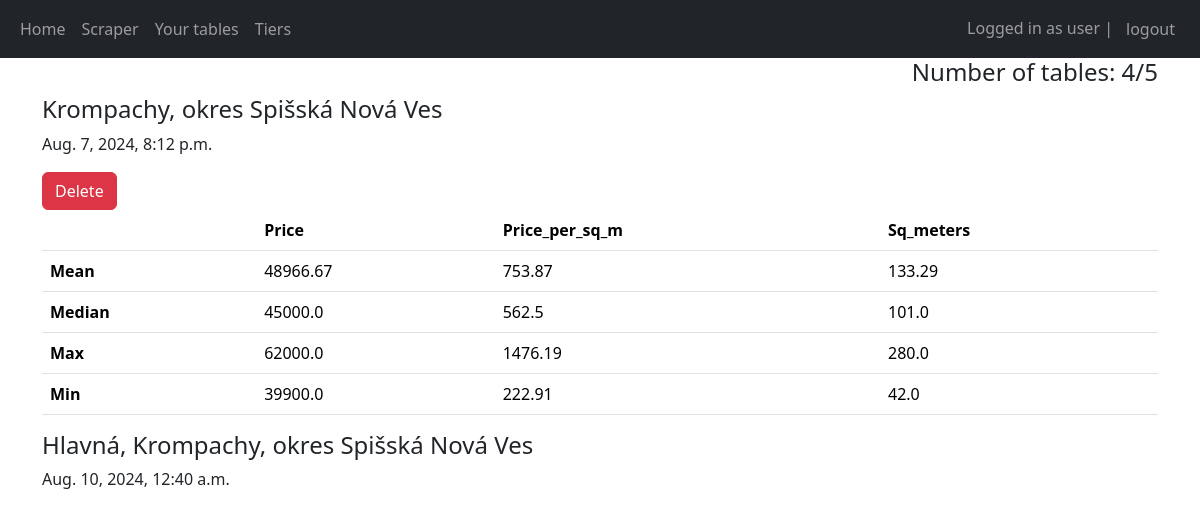
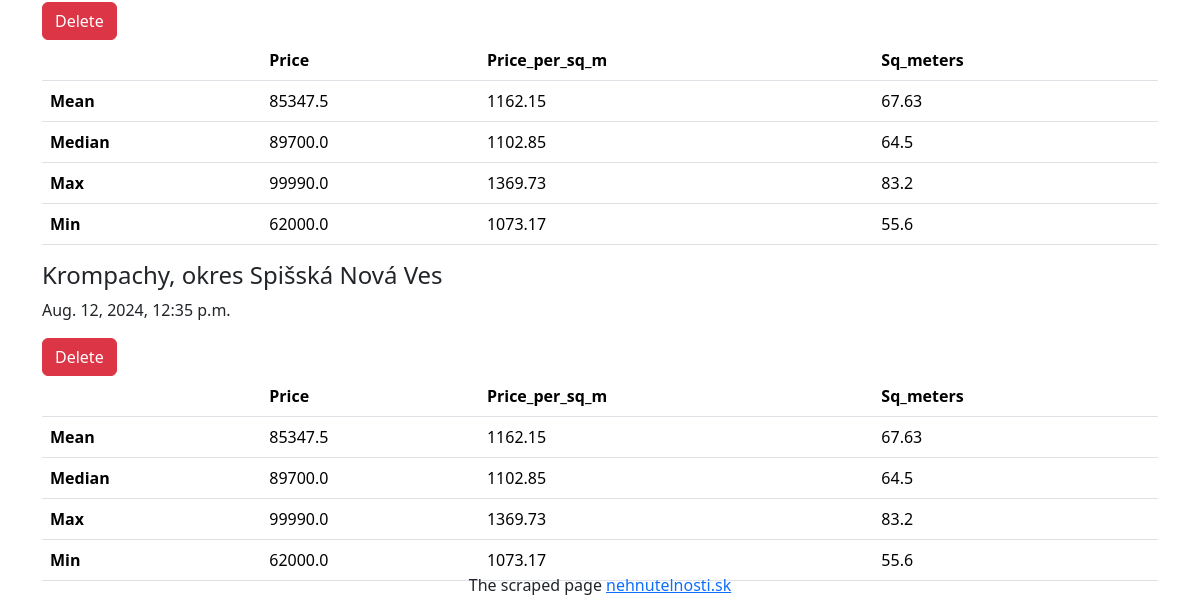
Page /tables (signed in) on the earlier database version (2 pictures, top to bottom).
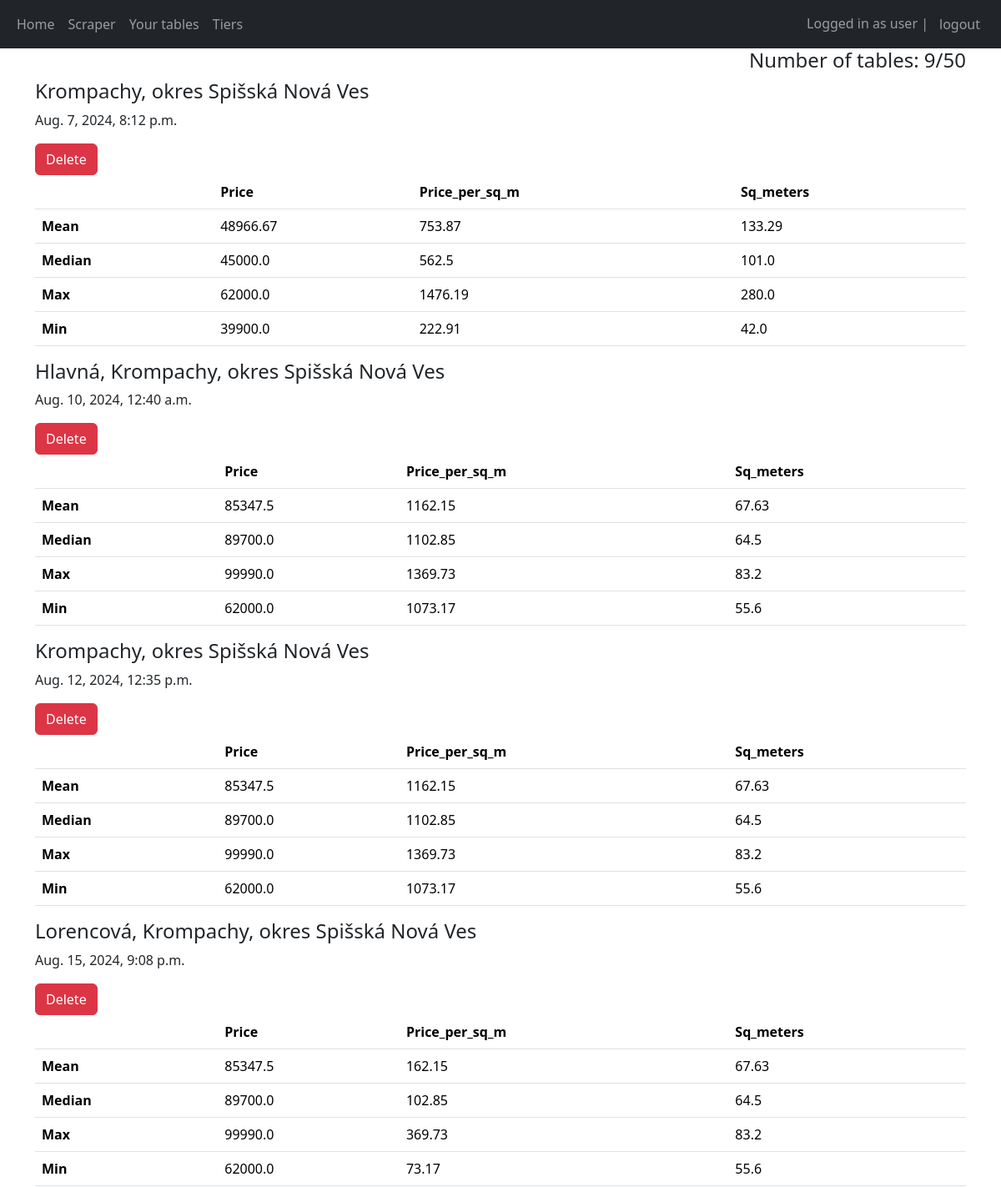
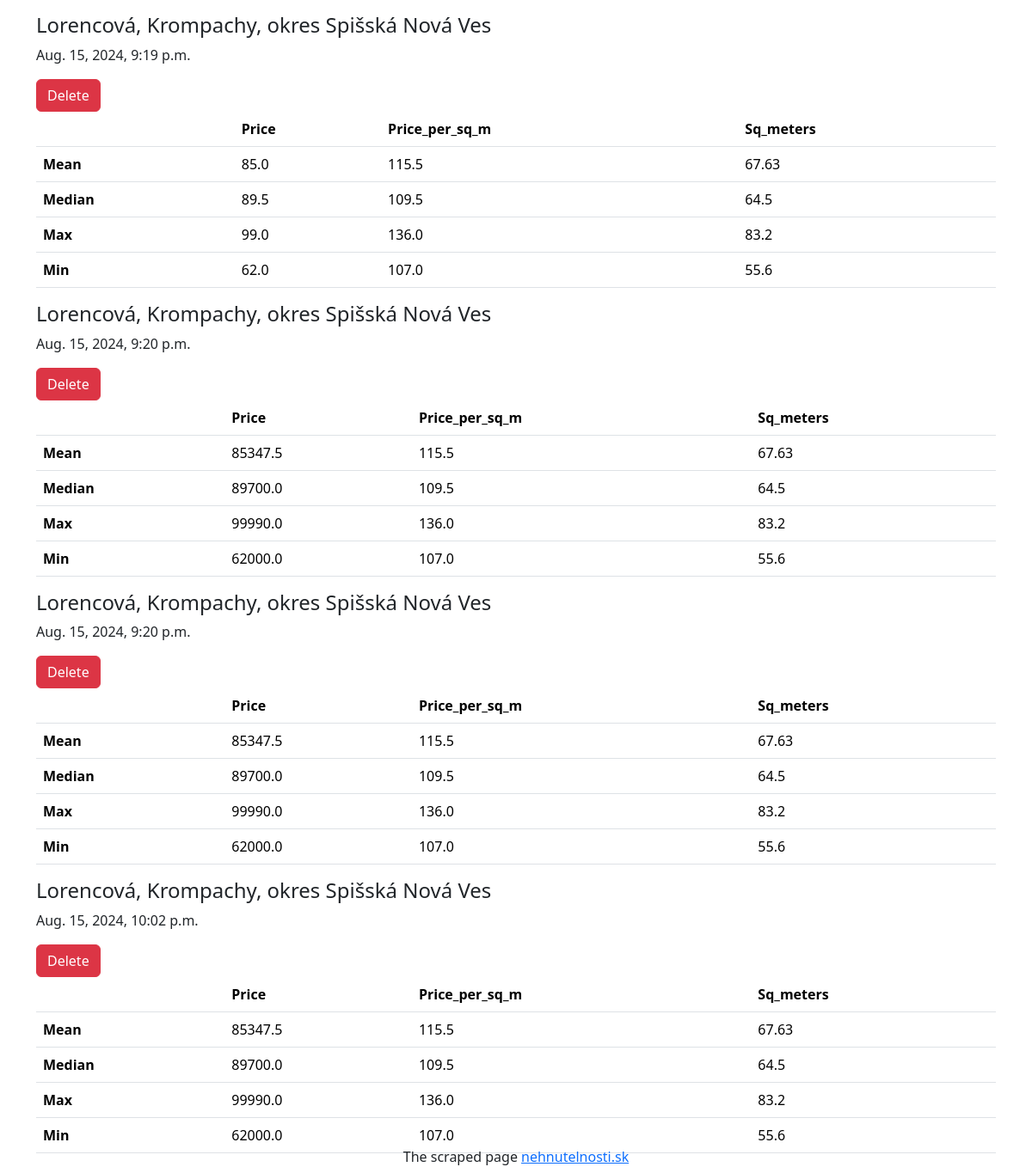
Same page on the later database version (2 pictures, top to bottom).
### scraper_integration/models.py (models this page shows)
class AnalysedData(models.Model):
    table = models.ForeignKey(TableInfo, on_delete=models.CASCADE)
    avg_price = models.FloatField(null=True)
    avg_price_per_sqm = models.FloatField(null=True)
    avg_sq_meter = models.FloatField(null=True)
    min_price = models.FloatField(null=True)
    min_price_per_sqm = models.FloatField(null=True)
    min_sq_meter = models.FloatField(null=True)
    max_price = models.FloatField(null=True)
    max_price_per_sqm = models.FloatField(null=True)
    max_sq_meter = models.FloatField(null=True)
    median_price = models.FloatField(null=True)
    median_price_per_sqm = models.FloatField(null=True)
    median_sq_meter = models.FloatField(null=True)

class TableInfo(models.Model):
    owner = models.ForeignKey(User, on_delete=models.CASCADE)
    name = models.CharField(max_length=100)
    creation_date = models.DateTimeField(auto_now_add=True)

### scraper_integration/views.py (the view)
# urls.py: path('tables', views.view_tables, name='view_tables'),
@login_required(login_url='login')
def view_tables(request):
    if request.method == "POST":
        table_id = request.POST.get('table-id')
        if table_id:
            table = TableInfo.objects.get(id=table_id)
            table.delete()
    user = request.user
    table_info = TableInfo.objects.filter(owner=user)
    analysed_table = AnalysedData.objects.filter(table__in=table_info)
    max_tables = MaxUserTables(user)
    return render(request, 'scraper_integration/tables.html', {'analysed_table': analysed_table, 'num_of_tables' : table_info.count(), 'max_tables': max_tables})

### scraper_integration/custom_functions.py (called while the page is built)
def MaxUserTables(user):
    group = user.groups.first()
    free = Group.objects.get(name='Free')
    basic = Group.objects.get(name='Basic')
    plus = Group.objects.get(name='Plus')
    premium = Group.objects.get(name='Premium')
    if group == free:
        limit = 5
    elif group == basic:
        limit = 10
    elif group == plus:
        limit = 20
    elif group == premium:
        limit = 50
    return limit

### scraper_integration/templates/scraper_integration/tables.html (shortened to what this page needs)
{% extends 'scraper_integration/base.html' %}
{% block content %}
{% if analysed_table %}
    <h4 class="text-end">Number of tables: {{num_of_tables}}/{{max_tables}}</h4>
    {% for table in analysed_table %}
    <h4>{{table.table.name}}</h4>
    <p>{{table.table.creation_date}}</p>
    <form method="post">
        <button class="btn btn-danger" name="table-id" value="{{table.table.id}}">Delete</button>
    </form>
    <table class="table">
        <thead class = "thead-dark">
            <tr>
                <th><th>Price</th>
                <th>Price_per_sq_m</th>
                <th>Sq_meters</th>
            </tr>
        </thead>
        <tbody>
            <tr>
                <th class="col">Mean</th>
                <td>{{table.avg_price}}</td>
                <td>{{table.avg_price_per_sqm}}</td>
                <td>{{table.avg_sq_meter}}</td>
            </tr>
            <tr>
                <th class="col">Median</th>
                <td>{{table.median_price}}</td>
                <td>{{table.median_price_per_sqm}}</td>
                <td>{{table.median_sq_meter}}</td>
            </tr>
            <tr>
                <th class="col">Max</th>
                <td>{{table.max_price}}</td>
                <td>{{table.max_price_per_sqm}}</td>
                <td>{{table.max_sq_meter}}</td>
            </tr>
            <tr>
                <th class="col">Min</th>
                <td>{{table.min_price}}</td>
                <td>{{table.min_price_per_sqm}}</td>
                <td>{{table.min_sq_meter}}</td>
            </tr>
        </tbody>
    </table>
    {% endfor %}
{% else %}
<div class="d-flex justify-content-center align-items-center" style="height: 100vh;">
    <h4 class="text-center align-middle">You dont have any tables yet!</h4>
</div>
{% endif %}
{% endblock %}

### scraper_integration/templates/scraper_integration/base.html (shortened to what this page needs)
{% load static %}
<!DOCTYPE html>
<html lang="en">
<head>
    <link href="https://cdn.jsdelivr.net/npm/bootstrap@5.3.3/dist/css/bootstrap.min.css" rel="stylesheet">
    <link rel="stylesheet" href="{% static 'scraper_integration/style.css' %}">
</head>
<body>
    <nav class="navbar navbar-expand-lg navbar-dark bg-dark">
        <div class="container-fluid">
            <div>
                <ul class="navbar-nav">
                    <li class="nav-item">
                        <a class="nav-link" href="{% url 'scraper_integration:main_page' %}">Home</a>
                    </li>
                    <li class="nav-item">
                        <a class="nav-link" href="{% url 'scraper_integration:scraper' %}" class="nav-link">Scraper</a><a href="{% url 'scraper_integration:registration' %}"></a>
                    </li>
                    <li class="nav-item">
                        <a class="nav-link" href="{% url 'scraper_integration:view_tables' %}">Your tables</a>
                    </li>
                    <li class="nav-item">
                        <a class="nav-link" href="{% url 'scraper_integration:tiers' %}">Tiers</a>
                    </li>
                </ul>
            </div>
            <div>
                <ul class="navbar-nav">
                    {% if user.is_authenticated %}
                    <span class="navbar-text">Logged in as {{ user.username }} |</span>
                    <li class="nav-item">
                        <form method="post" action="{% url 'scraper_integration:logout' %}">
                            <button type="submit" class="btn btn-dark navbar-text">logout</button>
                        </form>
                    </li>
                    {% else %}
                    <li class="nav-item">
                        <a class="nav-link" href="/login">Login</a>
                    </li>
                    {% endif %}
                </ul>
            </div>
        </div>
    </nav>
    <div class="container">
        {% block content %}{% endblock %}
        <footer class="fixed-bottom text-center">
            The scraped page <a href="https://nehnutelnosti.sk">nehnutelnosti.sk</a>
        </footer>
    </div>
</body>
</html>

Differences in the rows shown:
added AnalysedData: table.name "Lorencová, Krompachy, okres Spišská Nová Ves", table.creation_date "Aug. 15, 2024, 9:08 p.m.", avg_price "85347.5", avg_price_per_sqm "162.15", avg_sq_meter "67.63", median_price "89700.0", median_price_per_sqm "102.85", median_sq_meter "64.5", max_price "99990.0", max_price_per_sqm "369.73", max_sq_meter "83.2", min_price "62000.0", min_price_per_sqm "73.17", min_sq_meter "55.6"
added AnalysedData: table.name "Lorencová, Krompachy, okres Spišská Nová Ves", table.creation_date "Aug. 15, 2024, 9:19 p.m.", avg_price "85.0", avg_price_per_sqm "115.5", avg_sq_meter "67.63", median_price "89.5", median_price_per_sqm "109.5", median_sq_meter "64.5", max_price "99.0", max_price_per_sqm "136.0", max_sq_meter "83.2", min_price "62.0", min_price_per_sqm "107.0", min_sq_meter "55.6"
added AnalysedData: table.name "Lorencová, Krompachy, okres Spišská Nová Ves", table.creation_date "Aug. 15, 2024, 9:20 p.m.", avg_price "85347.5", avg_price_per_sqm "115.5", avg_sq_meter "67.63", median_price "89700.0", median_price_per_sqm "109.5", median_sq_meter "64.5", max_price "99990.0", max_price_per_sqm "136.0", max_sq_meter "83.2", min_price "62000.0", min_price_per_sqm "107.0", min_sq_meter "55.6"
added AnalysedData: table.name "Lorencová, Krompachy, okres Spišská Nová Ves", table.creation_date "Aug. 15, 2024, 9:20 p.m.", avg_price "85347.5", avg_price_per_sqm "115.5", avg_sq_meter "67.63", median_price "89700.0", median_price_per_sqm "109.5", median_sq_meter "64.5", max_price "99990.0", max_price_per_sqm "136.0", max_sq_meter "83.2", min_price "62000.0", min_price_per_sqm "107.0", min_sq_meter "55.6"
added AnalysedData: table.name "Lorencová, Krompachy, okres Spišská Nová Ves", table.creation_date "Aug. 15, 2024, 10:02 p.m.", avg_price "85347.5", avg_price_per_sqm "115.5", avg_sq_meter "67.63", median_price "89700.0", median_price_per_sqm "109.5", median_sq_meter "64.5", max_price "99990.0", max_price_per_sqm "136.0", max_sq_meter "83.2", min_price "62000.0", min_price_per_sqm "107.0", min_sq_meter "55.6"
Other differences:
{{ num_of_tables }}: "4" → "9"
{{ max_tables }}: "5" → "50"
